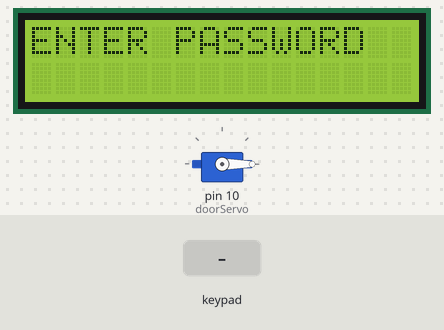
Simulated run of this sketch. Board: Arduino Uno, built with avr-gcc and run on an emulated ATmega328P. On the bench: 16×2 character LCD, servo. The inputs (shaded band) are chosen by the test bench.

Above: at 1.2 s.
1.3 s: keypad keys 1 2 3 4 # pressed 0.4 s apart
At 3.6 s:
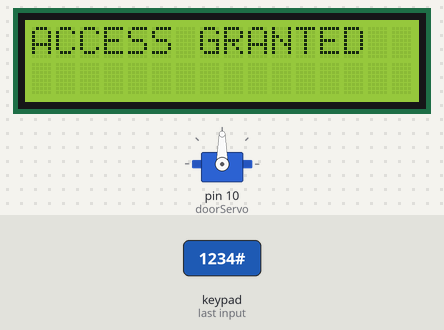
7.8 s: key '#' pressed
At 10.6 s:
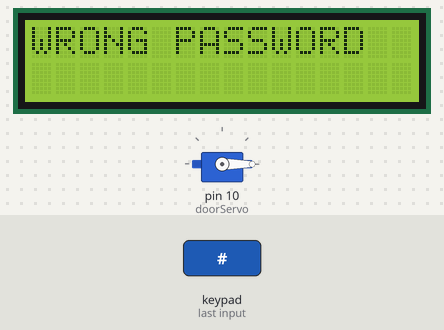
10.8 s: keypad keys 1 2 3 4 A pressed 0.4 s apart
At 13.9 s:
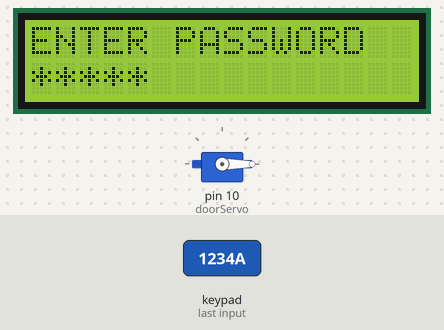
14.3 s: keypad keys 1 2 3 4 D pressed 0.4 s apart
At 16.8 s:
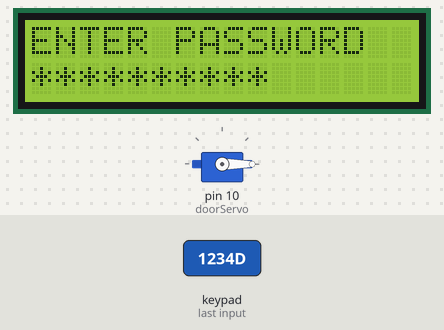
17.8 s: key '*' pressed
At 18.9 s:
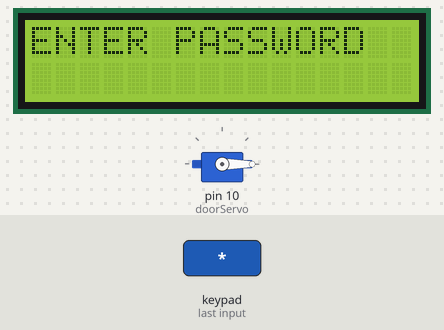
19.3 s: key '1' pressed
At 20.4 s:
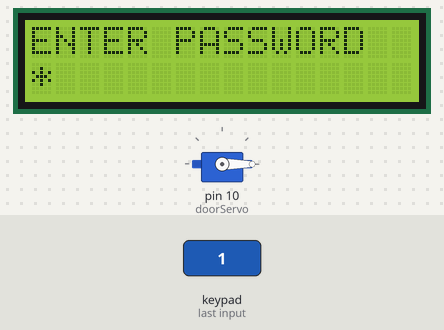
Timing chart, 0 to 21.8 s (numbered marks = the images above; inputs shaded):
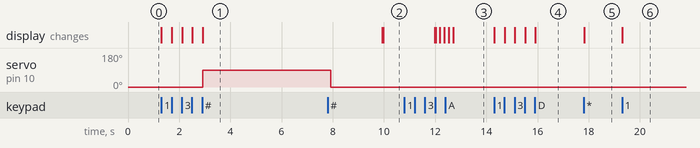

The sketch:

main.ino
```cpp
#include <Wire.h>
#include <LiquidCrystal_I2C.h>
#include <Keypad.h>
#include <Servo.h>

LiquidCrystal_I2C lcd(0x27, 16, 2);

Servo doorServo;

// Set your desired password
String password = "1234";
String input_password = "";

// Keypad configuration ----------------------------------
const byte ROWS = 4;
const byte COLS = 4;

char keys[ROWS][COLS] = {
  {'1','2','3','A'},
  {'4','5','6','B'},
  {'7','8','9','C'},
  {'*','0','#','D'}
};

byte rowPins[ROWS] = {9, 8, 7, 6};
byte colPins[COLS] = {5, 4, 3, 2};

Keypad keypad = Keypad(makeKeymap(keys), rowPins, colPins, ROWS, COLS);

// -------------------------------------------------------

void setup() {
  lcd.init();
  lcd.backlight();

  doorServo.attach(10);        // Servo connected to pin 10
  doorServo.write(0);          // Door closed position

  lcd.clear();
  lcd.setCursor(0, 0);
  lcd.print("ENTER PASSWORD");
}

void loop() {

  char key = keypad.getKey();

  if (key) {
    // If user presses '#', check password
    if (key == '#') {
      checkPassword();
    }
    // If user presses '*', reset input
    else if (key == '*') {
      input_password = "";
      lcd.clear();
      lcd.setCursor(0, 0);
      lcd.print("ENTER PASSWORD");
      lcd.setCursor(0, 1);
      lcd.print("                ");
    }
    else {
      // Append typed key & show mask
      if (input_password.length() < 10) {
        input_password += key;

        lcd.setCursor(0, 1);
        for (int i = 0; i < input_password.length(); i++) {
          lcd.print('*');
        }
      }
    }
  }
}

void checkPassword() {
  lcd.clear();

  if (input_password == password) {
    lcd.setCursor(0, 0);
    lcd.print("ACCESS GRANTED");

    // Open door
    doorServo.write(90);
    delay(5000);  // Wait 5 seconds

    // Close door
    doorServo.write(0);

  } else {
    lcd.setCursor(0, 0);
    lcd.print("WRONG PASSWORD");
  }

  delay(2000);

  // Reset screen
  input_password = "";
  lcd.clear();
  lcd.setCursor(0, 0);
  lcd.print("ENTER PASSWORD");
}
```

Measured:
- after the input at 1.3 s, servo on pin 10 (doorServo): 0° → 90° after 1.6 s; the display: first changes at once (image 1 shows a later state)
- after the input at 7.8 s, the display: first differs from a run without the input after 2.2 s (image 2)
- after the input at 10.8 s, the display: first differs from a run without the input after 1.2 s (image 3 shows a later state)
- after the input at 14.3 s, the display: first changes at once (image 4 shows a later state)
- after the input at 17.8 s, the display: changes at once (image 5)
- after the input at 19.3 s, the display: changes at once (image 6)
